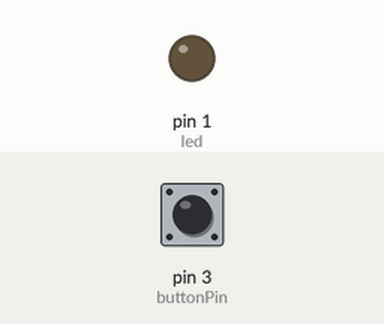
Simulated run of this sketch. Board: Arduino Uno, built with avr-gcc and run on an emulated ATmega328P. On the bench: output pins drawn as LEDs (lit = HIGH). Inputs (shaded band) come from the test bench; at power-on: pin 3 (buttonPin) LOW.

Above: at 1.2 s.
1.3 s: pin 3 (buttonPin) pulled HIGH for 0.15 s
At 1.37 s:
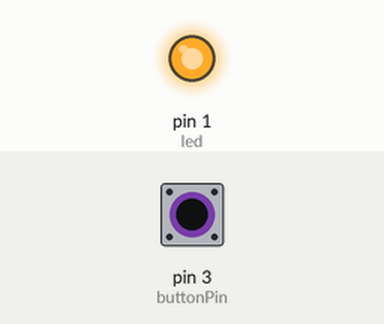
2.9 s: pin 3 (buttonPin) pulled HIGH for 3.2 s
At 7.3 s:
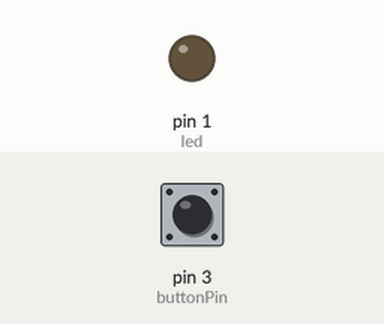
Timing chart, 0 to 8.8 s (numbered marks = the images above; inputs shaded):
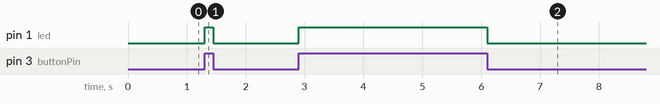

Measured:
- after the input at 1.3 s, pin 1 (led): LOW → HIGH at once, → LOW 0.15 s later
- after the input at 2.9 s, pin 1 (led): LOW → HIGH at once, → LOW 3.2 s later

The sketch:

trinket_button_pressed_working_nobluetooth.ino
```cpp
int led = 1;
const int buttonPin = 3;
int buttonState = 0;

void setup() {

  pinMode(led, OUTPUT);
  pinMode(buttonPin, INPUT);

}


void loop(){
  buttonState = digitalRead(buttonPin);
  if (buttonState == HIGH) {
    digitalWrite(led, HIGH);
  }

  else {
    digitalWrite(led, LOW);
  }
}
```
